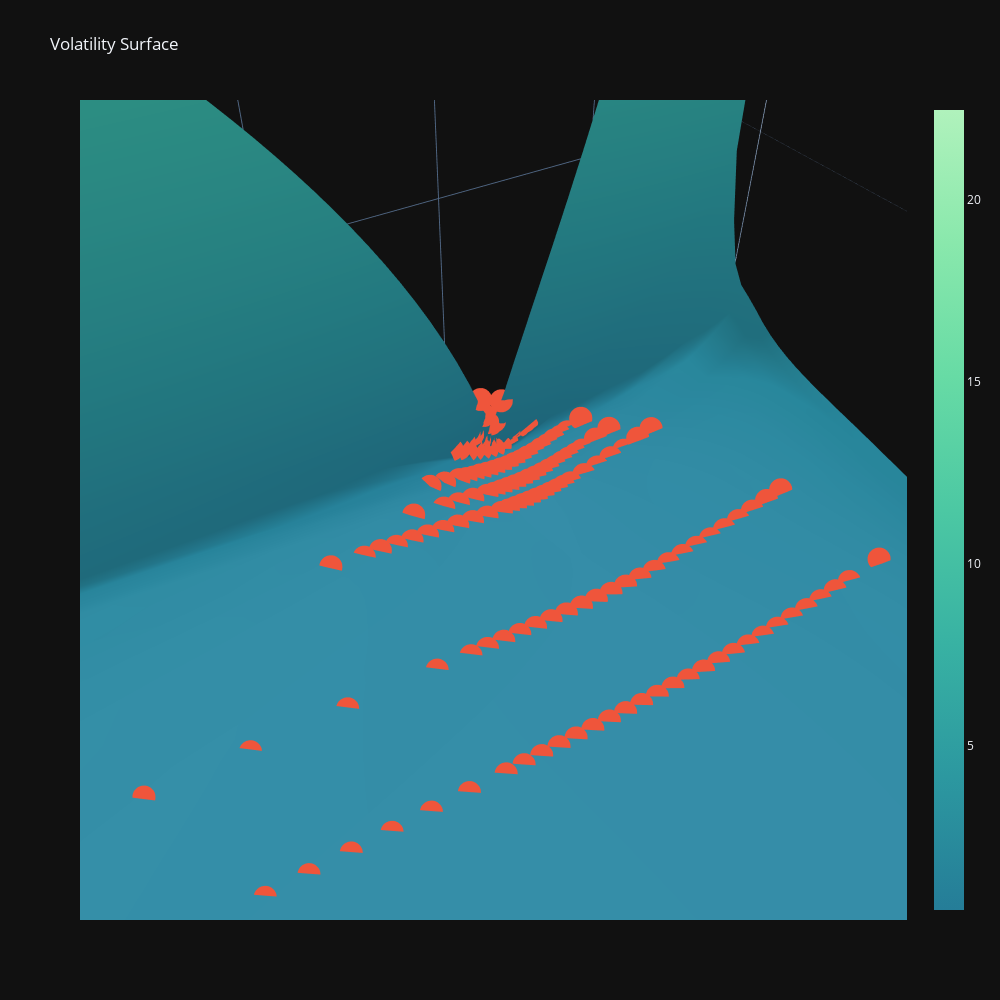

Notebook source saved alongside this figure:
### Code cell
fig = go.Figure(data=[go.Surface(z=test_grid_ivs, x=test_grid_K,
                                 y=test_grid_T, colorscale='Tealgrn_r'),
                      go.Scatter3d(z=volsurface_chain.sigmas, x=volsurface_chain.Ks, y=volsurface_chain.Ts, mode='markers')
                     ])
fig.update_layout(title='Volatility Surface', template="plotly_dark", width=1000, height=1000)
fig.update_scenes(xaxis_title_text='strike',
                  yaxis_title_text='time to maturity',
                  zaxis_title_text='implied vol')
fig.show()

### Figure 1 — Plotly figure (JSON) as saved in the notebook; plotly's stock layout.template omitted (floating-point values rounded to 4 significant figures; data arrays with more than 128 entries replaced by an {"elided": "..."} marker saying what was removed)
{"data": [{"colorscale": [[0, "rgb(37, 125, 152)"], [0.1667, "rgb(44, 152, 160)"], [0.3333, "rgb(56, 178, 163)"], [0.5, "rgb(76, 200, 163)"], [0.6667, "rgb(103, 219, 165)"], [0.8333, "rgb(137, 232, 172)"], [1, "rgb(176, 242, 188)"]], "type": "surface", "x": {"elided": "100x100 float values"}, "y": {"elided": "100x100 float values"}, "z": {"elided": "100x100 float values"}}, {"mode": "markers", "type": "scatter3d", "x": {"elided": "254 int values"}, "y": {"elided": "254 float values"}, "z": {"elided": "254 float values"}}], "layout": {"dragmode": "zoom", "height": 1000, "scene": {"aspectmode": "auto", "aspectratio": {"x": 1, "y": 1, "z": 1}, "camera": {"center": {"x": 0, "y": 0, "z": 0}, "eye": {"x": 0.01102, "y": 0.01844, "z": 0.02119}, "projection": {"type": "perspective"}, "up": {"x": 0, "y": 0, "z": 1}}, "dragmode": "zoom", "xaxis": {"title": {"text": "strike"}, "type": "linear"}, "yaxis": {"title": {"text": "time to maturity"}, "type": "linear"}, "zaxis": {"title": {"text": "implied vol"}, "type": "linear"}}, "title": {"text": "Volatility Surface"}, "width": 1000}}
